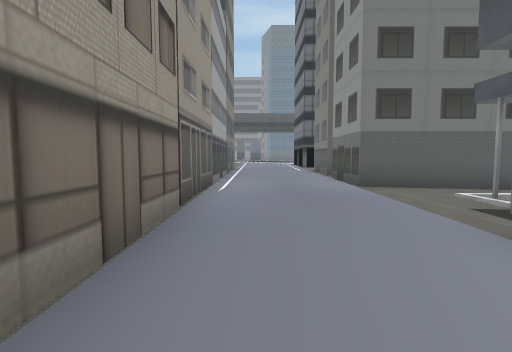
view 1 (above)

24 first-person views from a walk through a scene from a Unity 3-D project. The camera is 1.3 m above the floor, tilts 4° down and sees 85° across. The floor is counted in squares, 2 m on a side. Each view is taken from the middle of a square. On the plan, view 1 faces up. The plan holds only what a view shows up to about 9 squares ahead; the rest is blank. The place goes on beyond the plan. Some surface patterns are stand-ins.

view 2
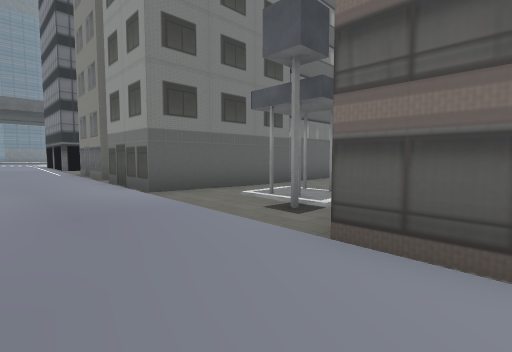

view 3
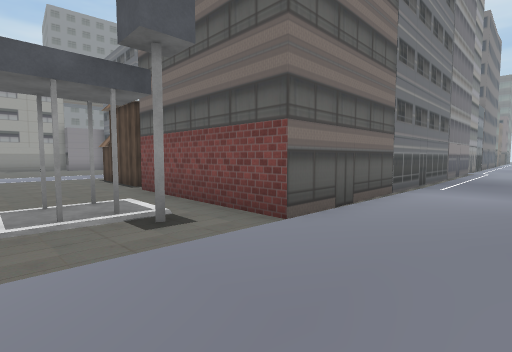

view 4
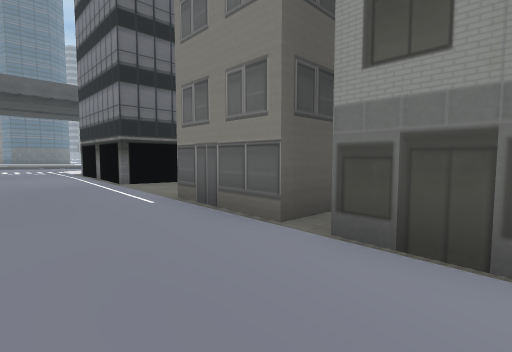

view 5
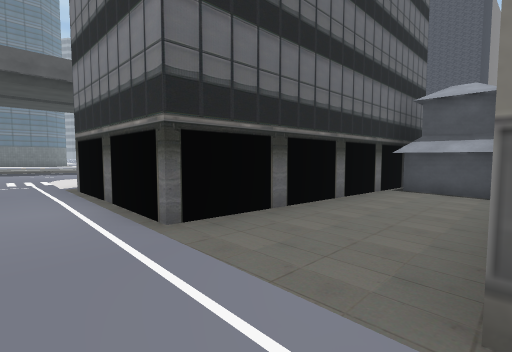

view 6
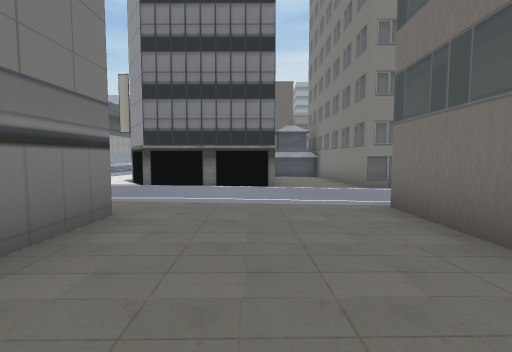

view 7
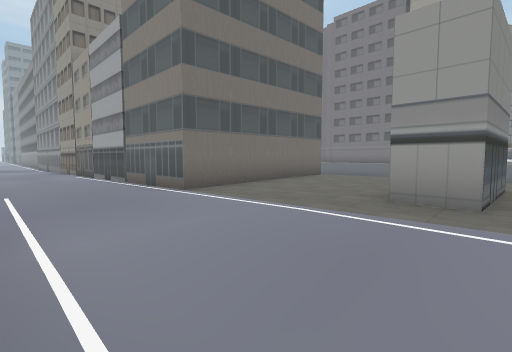

view 8
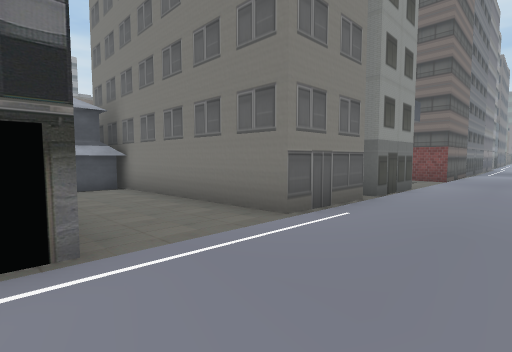

view 9
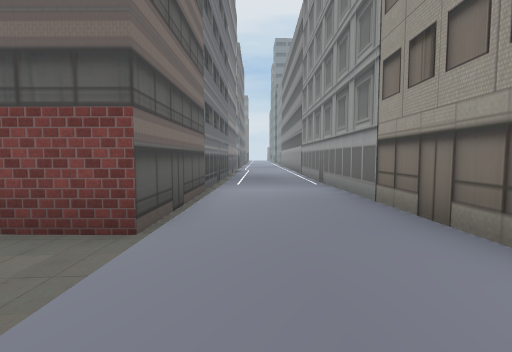

view 10
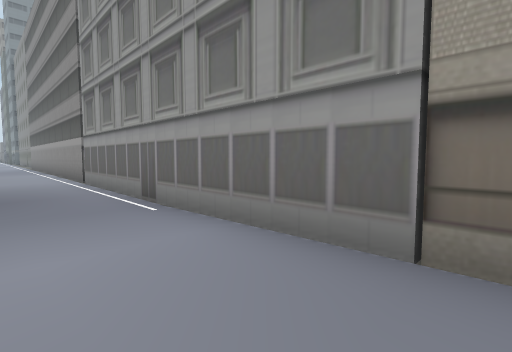

view 11
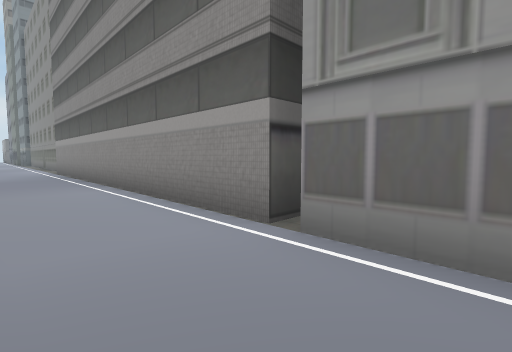

view 12
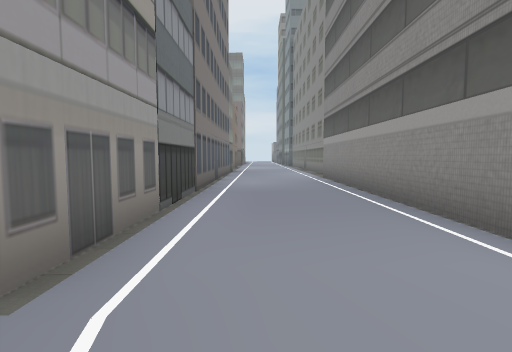

view 13
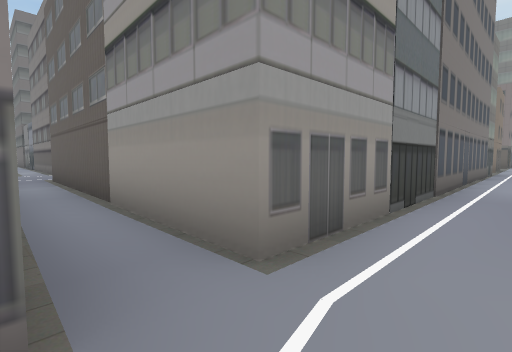

view 14
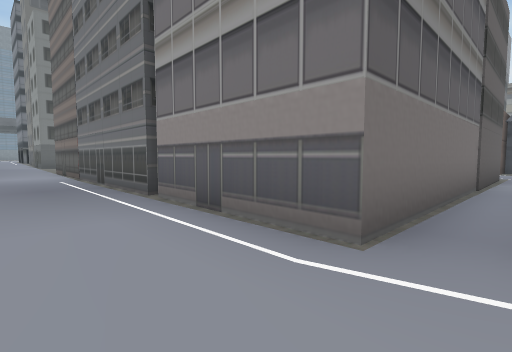

view 15
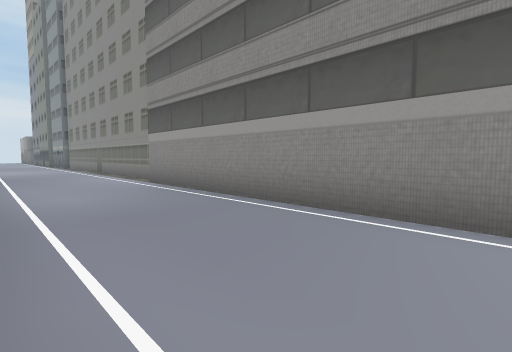

view 16
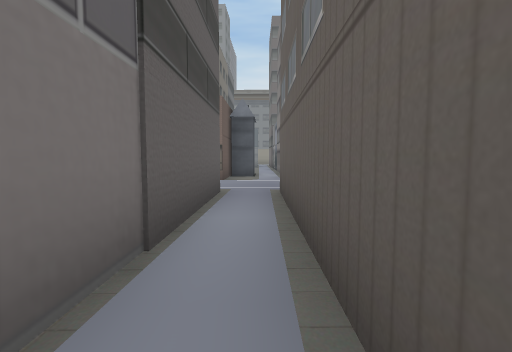

view 17
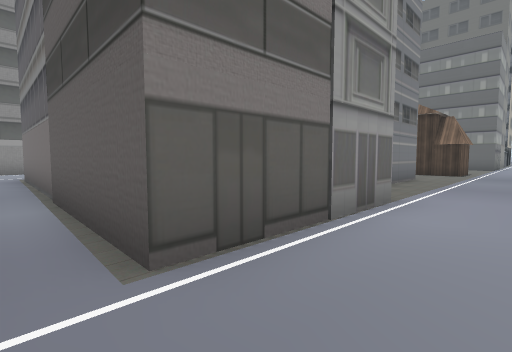

view 18
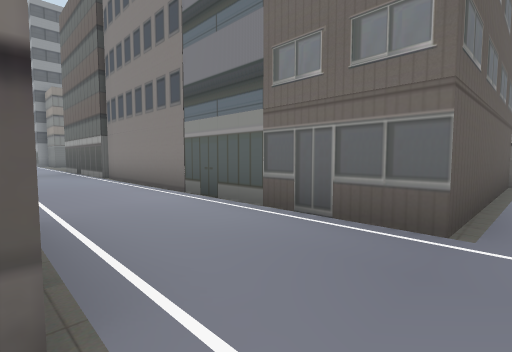

view 19
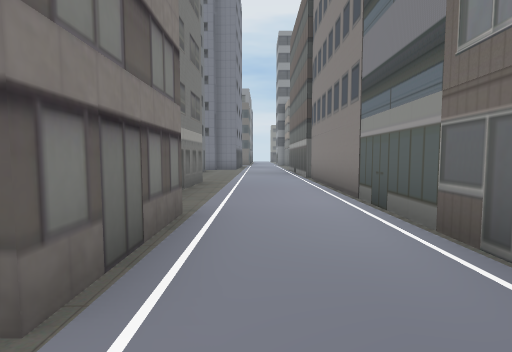

view 20
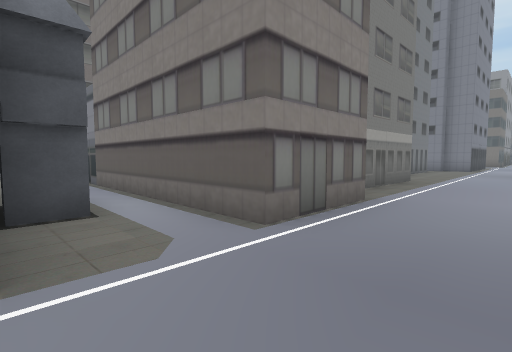

view 21
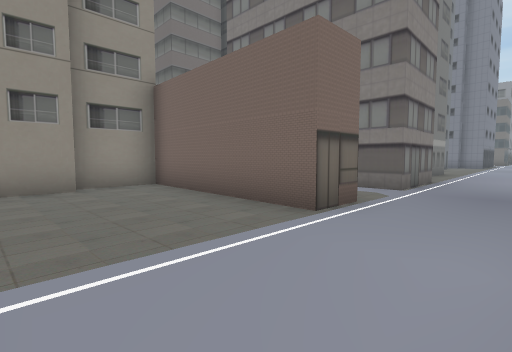

view 22
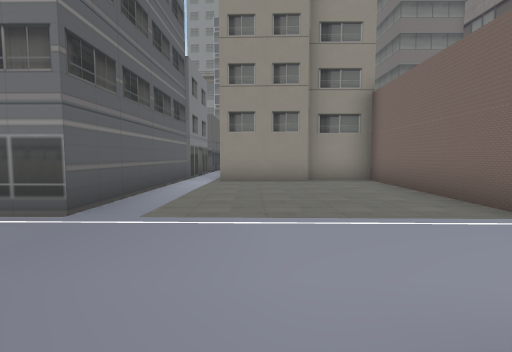

view 23
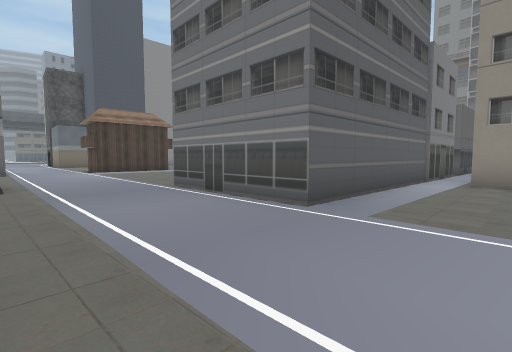

view 24
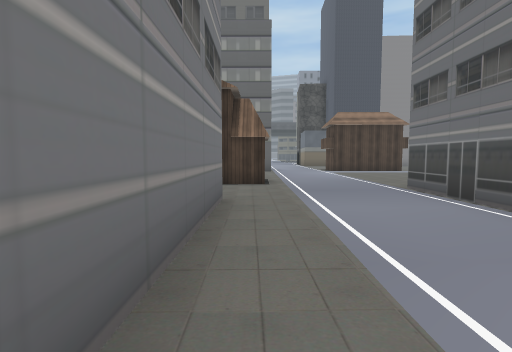

### Floor plan
Key: @ floor where view 1 was taken; # wall or solid block; x gap in a wall; . main floor; : floor 0.25 m higher than the main floor; - floor 0.25 m lower than the main floor; + floor 0.5 m higher than the main floor; / step, stairs or slope.
Columns run from 5 left of view 1 to 18 right of it. Each row starts with its distance up from view 1.
 17  +++++++#
 16  ###+++:#
 15  +++++::#
 14 ++++++::######
 13 ++++::::::...##
 12 #####::::....#
 11     #:::#######
 10     #:::#
  9     #::/#
  8     #::/#
  7     #::/#
  6     #::/########.
  5     #:./.x.-----..
  4     #../.#/-----..-
  3     #..////-----..--
  2     #../####-###..--
  1     #../#     ##..--
  0     #@./#     --..-
 -1     #..-#     --..#
 -2     #..-#     #-..#
 -3     #..-#     #-..#
 -4     #..-#     #-..######
 -5     #..##     #-..-----#
 -6     #..#       -..-----#
 -7     #..#       #..-----#
 -8     #..#       #..-----#
 -9     #..#       #..######
-10     #..#########..####
-11     #.............--#
-12    ##...########..###
-13    #-...#      #..#
-14    #....#      #..#
-15    #...-#      #..-
-16    #...-#      #..-#
-17    #...-#      #..-#
-18    #...-#      #..-#
-19    #...-#      #..-
-20    #...-#      #..-
-21    #...##      #..

Positions as (right, up) in squares from view 1, and headings:
1: (0, 0), facing up
2: (0, 1), facing up-right
3: (0, 5), facing down-right
4: (0, 7), facing up-right
5: (1, 11), facing up-right
6: (-5, 14), facing right
7: (2, 17), facing down-left
8: (0, 14), facing down-right
9: (1, 5), facing down
10: (1, 1), facing down-left
11: (1, -6), facing down-left
12: (1, -10), facing down
13: (1, -10), facing down-right
14: (0, -11), facing up-right
15: (2, -12), facing down-left
16: (5, -11), facing right
17: (12, -11), facing up-left
18: (13, -11), facing down-left
19: (12, -11), facing down
20: (11, -10), facing down-right
21: (11, -6), facing down-right
22: (10, -6), facing right
23: (10, -6), facing up-right
24: (10, -6), facing up
